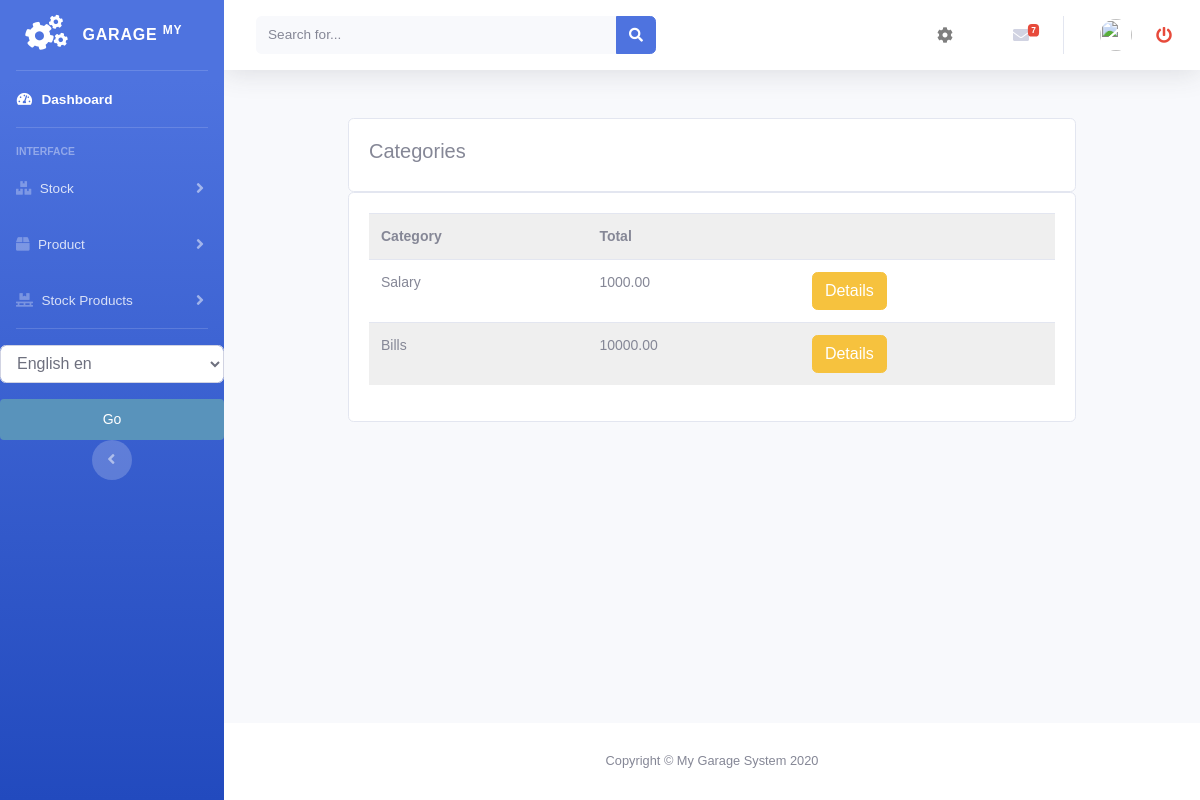
Screenshot of /caisse/transaction_category_list/ with the database file from the repository.
### caisse/models.py (models this page shows, shortened)
class TransactionCategory(models.Model):
    name = models.CharField(max_length=200, null=True)
    date_created = models.DateTimeField(auto_now_add=True, null=True)
    def get_total_cost(self):
        return round(sum(item.amount for item in self.items.filter(
            trans_date__year=CurrentYear.objects.all().filter()[:1].get().year)
                         ), 2)

class Transaction(models.Model):
    Transaction_name = models.CharField(max_length=200, null=True)
    category = models.ForeignKey(TransactionCategory, on_delete=models.DO_NOTHING, null=True, blank=True,
                                 related_name="items")
    amount = models.DecimalField(max_digits=10, decimal_places=2)
    type_choices = (
        ('Income', 'Income'),
        ('Expense', 'Expense')
    )
    trans_date = models.DateField(null=True, blank=True)
    Transaction_type = models.CharField(max_length=8, choices=type_choices, blank=True)
    date_created = models.DateTimeField(auto_now_add=True, null=True)
    desc = models.CharField(max_length=250, null=True, blank=True)

### accounts/models.py (models this page shows, shortened)
class CurrentYear(models.Model):
    year = models.IntegerField(_('year'), )

### caisse/views.py (the view)
# urls.py: path('transaction_category_list/', views.transaction_category_list, name='transaction_category_list'),
def transaction_category_list(request):
    categories = TransactionCategory.objects.all()
    context = {
        'categories': categories
    }
    return render(request, 'category/list.html', context)

### accounts/templatetags/erpextra.py (called while the page is built)
@register.filter(name='has_group')
def has_group(user, group_name):
    group = Group.objects.get(name=group_name)
    return True if group in user.groups.all() else False

### caisse/templates/category/list.html
{% extends 'home.html' %}
{% load static %}
{% load i18n %}
{% block content %}
<br>
<div class="container">
    <div class="row">
    <div class="col-md">
        <div class="card card-body">
            <h5>{% trans "Categories" %}</h5>
        </div>
        <div class="card card-body">
            <table class="table">
                <tr>
                    <th>{% trans "Category" %}</th>
                    <th>{% trans "Total" %}</th>
                    <th></th>
                </tr>
                {% for category in categories %}
                <tr>
                   <td>
                       {{category.name}}
                   </td>
                    <td>
                        {{category.get_total_cost}}
                    </td>
                    <td>
                       <a class="btn btn-warning " href="{% url 'caisse:transaction_category_details' category.id %}">{% trans "Details" %}</a>
                    </td>
                </tr>
                {% endfor %}
            </table>
        </div>
    </div>
</div>
</div>
{% endblock %}

### static/css/main.css (style rules this page uses)
body { margin:0; padding:0; font-family:helvetica, sans-serif; }
h1, h2, h3, h4, h5 , h6 { font-family: 'Ubuntu', sans-serif; font-weight:normal; }
a { text-decoration:none; color:#5993bb; }
table { width:100%; border-spacing:0; border-collapse: collapse; }
table th, table td { text-align:left; font-size:14px; padding:10px; margin:0; }
tbody tr:nth-child(odd) { background:#efefef; }

### rows the page displays
TransactionCategory: name "Salary", get_total_cost "1000.00"
TransactionCategory: name "Bills", get_total_cost "10000.00"
